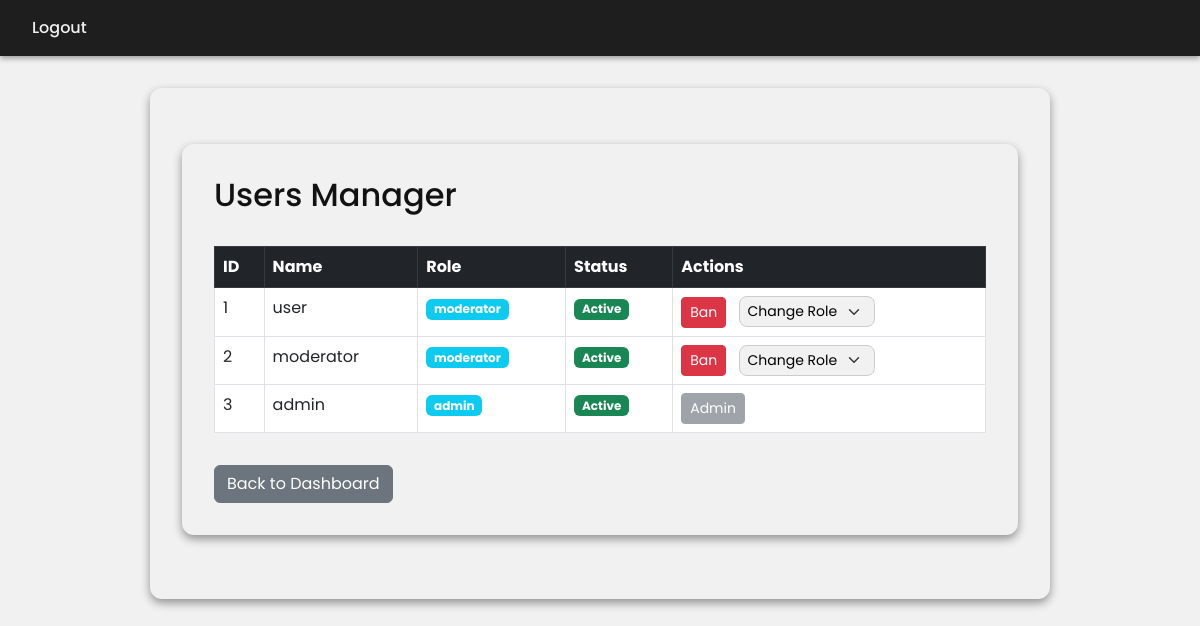
Before: /admin/manage_users (signed in) with the older database file.
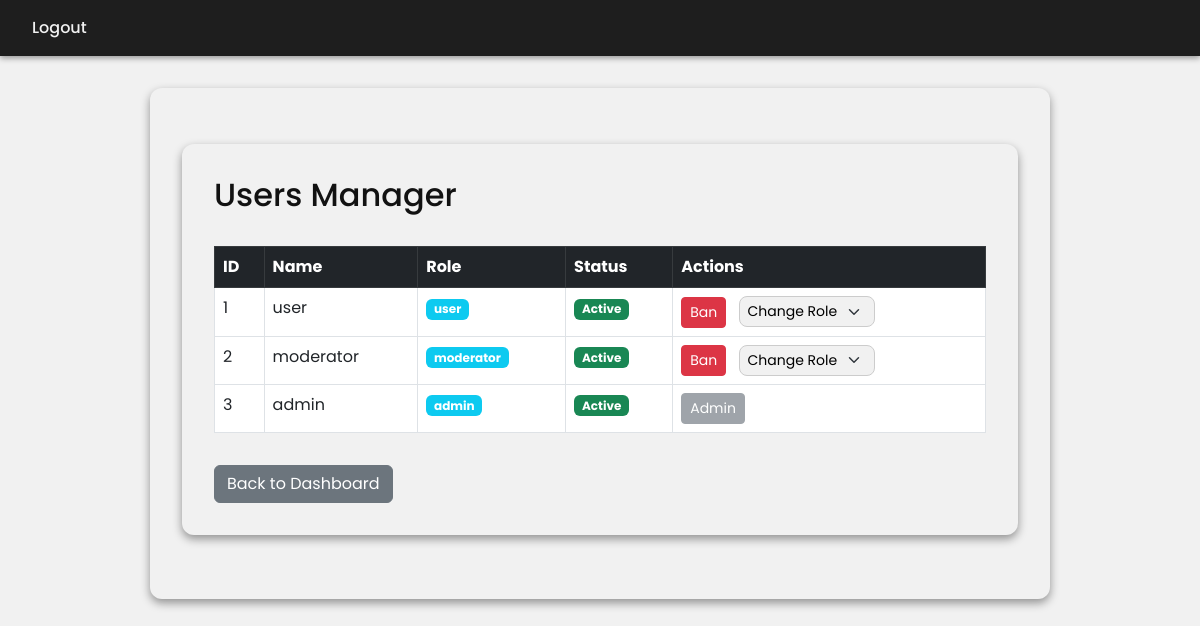
After: the same page with the newer database file.
### app/models.py (models this page shows, shortened)
class User(db.Model, UserMixin):
    id = db.Column(db.Integer, primary_key=True)
    username = db.Column(db.String(150), unique=True, nullable=False)
    email = db.Column(db.String(150), unique=True, nullable=False)
    password = db.Column(db.String(255), nullable=False)
    role = db.Column(db.String(20), nullable=False, default='user')
    is_banned = db.Column(db.Boolean, default=False)
    session_version = db.Column(db.String(32), nullable=False, default=lambda: secrets.token_hex(16))

### app/routes/admin.py (the view)
@admin.route('/manage_users')
@login_required
@role_required('admin')
def manage_users():
    users = User.query.all()
    return render_template('manage_users.html', users=users)

### app/__init__.py (called while the page is built)
def create_app(config_class=Config):
    app = Flask(__name__)
    app.config.from_object(config_class)
    db.init_app(app)
    login_manager.init_app(app)
    csrf.init_app(app)
    @login_manager.user_loader
    def load_user(user_id):
        return User.query.get(int(user_id))
    login_manager.login_view = 'main.login'
    login_manager.login_message_category = 'info'
    from .routes.main import main
    from .routes.admin import admin
    from .routes.api import api
    app.register_blueprint(main)
    app.register_blueprint(admin, url_prefix='/admin')
    app.register_blueprint(api, url_prefix='/api')
    return app

### app/templates/manage_users.html (shortened to what this page needs)
<!DOCTYPE html>
<html lang="en">
<head>
    <link href="https://cdn.jsdelivr.net/npm/bootstrap@5.3.0/dist/css/bootstrap.min.css" rel="stylesheet">
</head>
<body>
    {% extends "base.html" %}
    {% block content %}
    <div class="container mt-4">
        <h2>Users Manager</h2>
<div class="table-responsive">
        <table class="table table-bordered table-hover mt-4">
            <thead class="table-dark">
                <tr>
                    <th>ID</th>
                    <th>Name</th>
                    <th>Role</th>
                    <th>Status</th>
                    <th>Actions</th>
                </tr>
            </thead>
            <tbody>
            {% for user in users %}
                <tr id="user-row-{{ user.id }}">
                    <td>{{ user.id }}</td>
                    <td>{{ user.username }}</td>
                    <td>
                        <span id="role-{{ user.id }}" class="badge bg-info">{{ user.role }}</span>
                    </td>
                    <td>
                        <span id="status-{{ user.id }}"
                              class="badge {% if user.is_banned %}bg-danger{% else %}bg-success{% endif %}">
                            {% if user.is_banned %}Banned{% else %}Active{% endif %}
                        </span>
                    </td>
                    <td>
                        {% if user.role != 'admin' %}
                            <button onclick="toggleUserBan({{ user.id }}, {% if user.is_banned %}false{% else %}true{% endif %})"
                                    id="btn-{{ user.id }}"
                                    class="btn btn-sm {% if user.is_banned %}btn-success{% else %}btn-danger{% endif %}">
                                {% if user.is_banned %}Unban{% else %}Ban{% endif %}
                            </button>
                            <select id="role-select-{{ user.id }}"
                                    class="form-select form-select-sm d-inline-block w-auto ms-2"
                                    onchange="changeUserRole({{ user.id }}, this.value)">
                                <option value="">Change Role</option>
                            </select>
                        {% else %}
                            <button class="btn btn-secondary btn-sm" disabled>Admin</button>
                        {% endif %}
                    </td>
                </tr>
            {% endfor %}
            </tbody>
        </table>
</div>
        <a href="{{ url_for('main.' ~ current_user.role ~ '_dashboard') }}" class="btn btn-secondary mt-3">Back to Dashboard</a>
    </div>
    {% endblock %}

### app/templates/base.html (shortened to what this page needs)
<!DOCTYPE html>
<html lang="en">
<head>
    <link href="https://cdn.jsdelivr.net/npm/bootstrap@5.3.0/dist/css/bootstrap.min.css" rel="stylesheet">
</head>
<body>
    <nav class="d-flex justify-content-between align-items-center">
        <div>
            {% if current_user.is_authenticated %}
                <a href="{{ url_for('main.logout') }}">Logout</a>
            {% else %}
                <a href="{{ url_for('main.login') }}">Login</a>
            {% endif %}
        </div>
    </nav>
    <div class="container">
        {% block content %}{% endblock %}
    </div>
</body>
</html>

### app/templates/base.html (style rules this page uses)
body { font-family: 'Poppins', sans-serif; background-color: #f1f1f1 ; color:#121212; margin: 0; min-height: 100vh; }
nav { background-color: #1e1e1e; padding: 1rem 2rem; box-shadow: 0 2px 6px rgba(0,0,0,0.4); }
nav a { color: #f1f1f1; text-decoration: none; margin-right: 1rem; font-weight: 500; }
.container { max-width: 900px; margin: 2rem auto; background: #f1f1f1 ; border-radius: 12px; padding: 2rem; box-shadow: 0 4px 10px rgba(0,0,0,0.4); }
.form-control, .form-select { background-color: #f1f1f1 ; border: 1px solid #ccc; color: black; border-radius: 8px; }

Changed rows visible on the page:
changed User "user": role "moderator" → "user"
